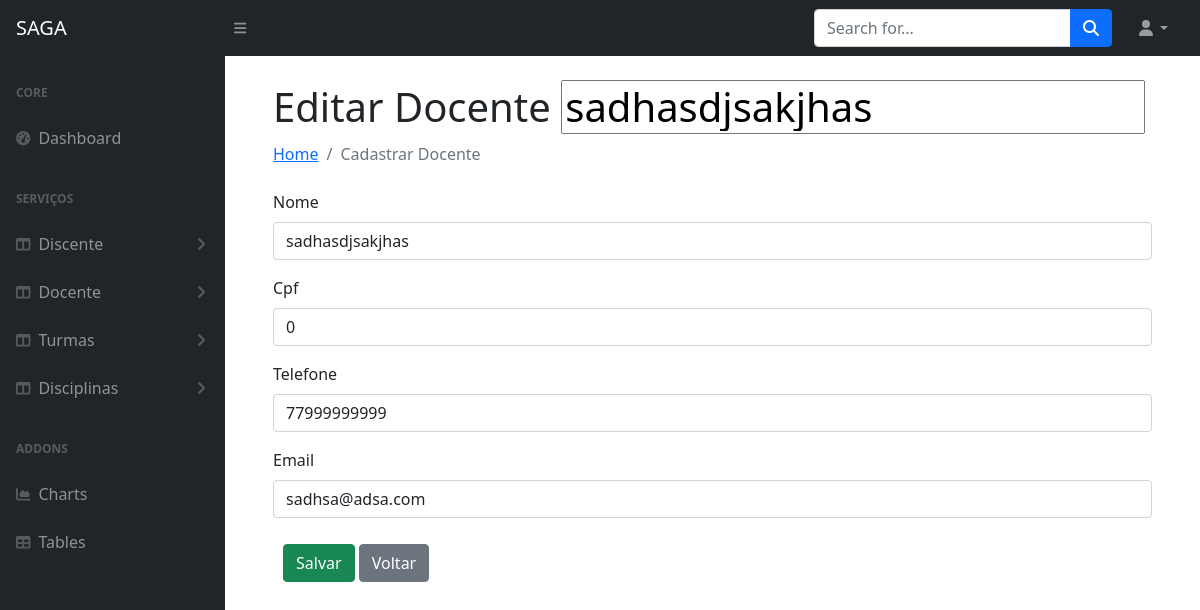
Screenshot of /editar_docente/17 with the database file from the repository.
### appacademico/models.py (models this page shows, shortened)
class Usuario(models.Model):
    matricula=models.AutoField(primary_key=True)
    nome = models.CharField(max_length=150)
    cpf = models.IntegerField()
    telefone=models.IntegerField()
    email=models.EmailField(max_length=50)
    class Meta:
        abstract = True

class Professor(Usuario):
    pass

### appacademico/views.py (the view, shortened to what this page needs)
# urls.py: path('editar_docente/<int:matricula>', views.editar_docente, name='editar_docente'),
def editar_docente(request, matricula):
    docentenaobject = get_object_or_404(Professor, pk=matricula)
    docente = ProfessorModelForm(instance=docentenaobject)
    return render(request, 'editar_todos.html', {'docente': docente})

### appacademico/forms.py
class ProfessorModelForm(forms.ModelForm):
    class Meta:
        model = Professor
        fields = ['matricula', 'nome', 'cpf', 'telefone', 'email']

### appacademico/templates/editar_todos.html (shortened to what this page needs)
{% extends 'index.html'%}
{% load static %}
{% load bootstrap4 %}
{% block h1 %}
{% if docente %}
Editar Docente {{docente.nome}}
{% elif discente %}
Editar discente {{discente.nome}}
{% elif disciplina %}
Editar Disciplina {{disciplina.nome}}
{% elif turmas %}
Editar Turma {{turma.turma_id}}
{% endif %}
{% endblock %}
{% block li %}
{% if docente %}
Cadastrar Docente
{% elif discente %}
Cadastrar Discente
{% elif disciplina %}
Cadastrar Disciplina
{% elif discente %}
Cadastrar Aluno
{% elif turmas %}
Cadastrar Turma
{% endif %}
{% endblock %}
{% block content %}
<form method="POST" class="form" enctype="multipart/form-data" autocomplete="off">
    {% if docente %}
    {% bootstrap_form docente %}
    {% elif discente %}
    {% bootstrap_form discente %}
    {% elif disciplina %}
    {% bootstrap_form disciplina %}
    {% elif turmas %}
    {% bootstrap_form turmas %}
    {% endif %}
    <div style="padding: 10px;">
        <input type="submit" class="btn btn-success" value="Salvar" />
        <input type="button" class="btn btn-secondary" value="Voltar">
    </div>
</form>
</div>
{% endblock %}

### appacademico/templates/static/css/style1.css (style rules this page uses)
body { background-color: #1E0731; text-align: center; }

### rows the page displays
Professor: nome "sadhasdjsakjhas", cpf "0", telefone "77999999999", email "sadhsa@adsa.com"
